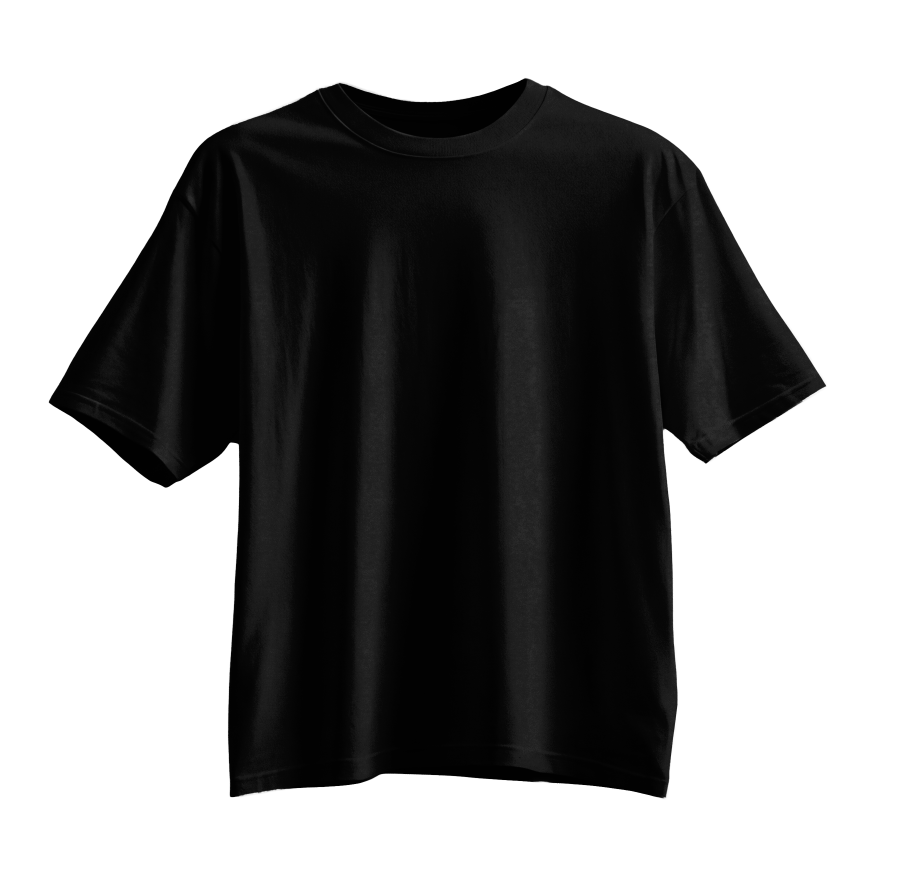
#> input picture templates/mockups/black_front.png, 2700 x 2643 px, found by its file name (shown at 1/3 size)
$ python generate_web_mockups.py
#> lines starting #> are read from the running program, lines starting #| are printed output that depends on the picture
import os
from PIL import Image

src_dir = r"c:\TSHIRTS\templates\mockups"
web_dir = r"c:\TSHIRTS\templates\mockups\web"
os.makedirs(web_dir, exist_ok=True)

for name in ["black_front.png", "white_front.png", "black_back.png", "white_back.png"]:
    src = os.path.join(src_dir, name)
    if os.path.exists(src):
        img = Image.open(src)
#> img is the input picture: PIL image 2700x2643 RGBA; mean R, G, B, A 144.1, 144.1, 144.1, 255
        # Resize to 900px wide for super fast responsive web preview
        w, h = img.size
#> w = 2700; h = 2643
        ratio = 900 / float(w)
#> ratio = 0.333
        new_size = (900, int(h * ratio))
#> new_size = (900, 881)
        resized = img.resize(new_size, Image.Resampling.LANCZOS)
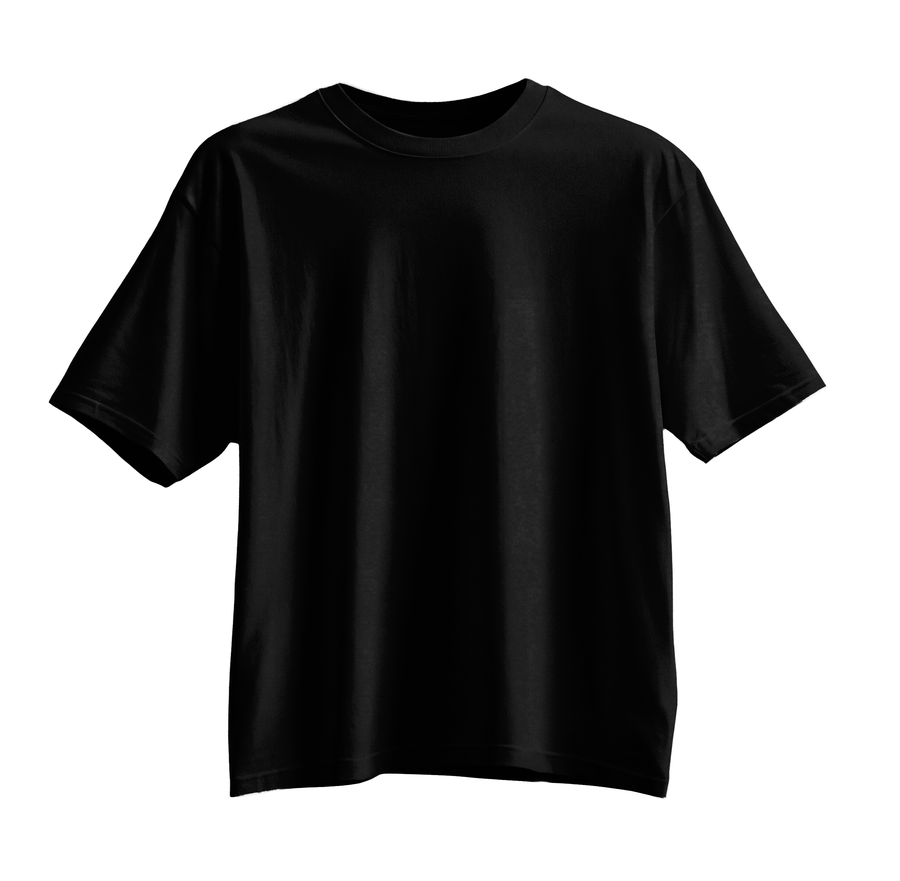
#> resized: PIL image 900x881 RGBA; mean R, G, B, A 144.1, 144.1, 144.1, 255
        out = os.path.join(web_dir, name)
        resized.save(out, optimize=True)
        print(f"Generated web mockup: {out} ({new_size})")
#| Generated web mockup: c:\TSHIRTS\templates\mockups\web/black_front.png ((900, 881))
#> pass 2 of the loop `for name in ["black_front.png", "white_front.png", "black_back.png", "..`:
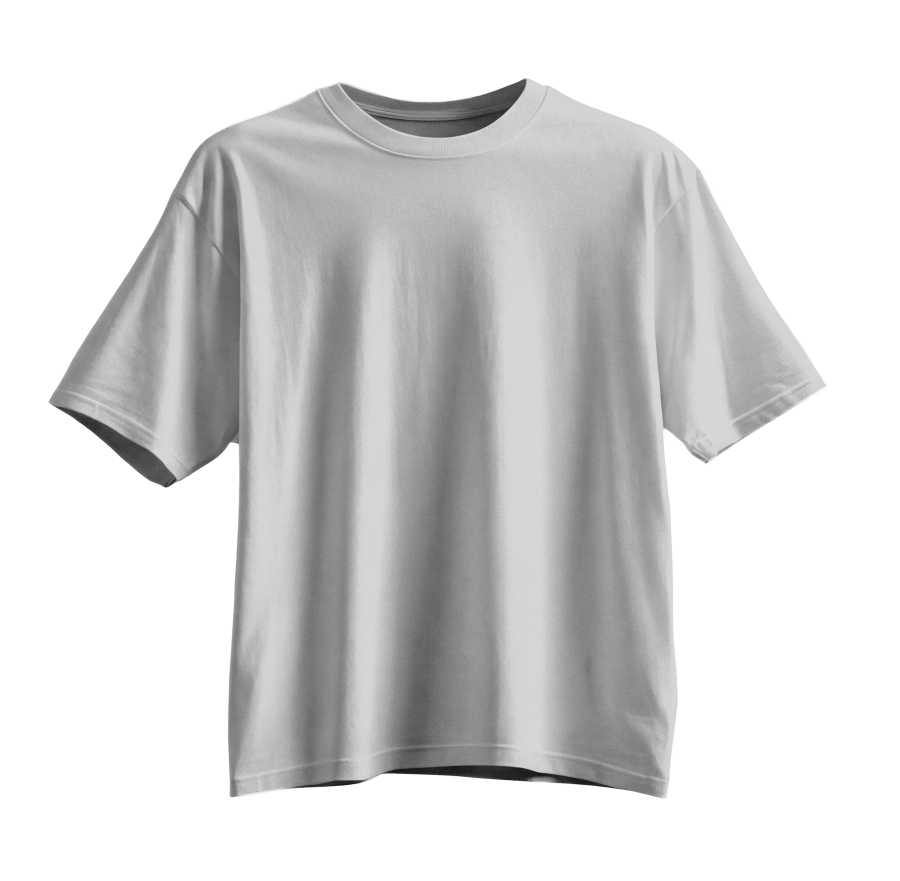
#> input picture templates/mockups/white_front.png, 2700 x 2643 px, found by its file name (shown at 1/3 size)
#> img is the input picture: PIL image 2700x2643 RGBA; mean R, G, B, A 215.8, 215.8, 215.8, 255
#> `resized = img.resize(new_size, Image.Resampling.LANCZOS)`:
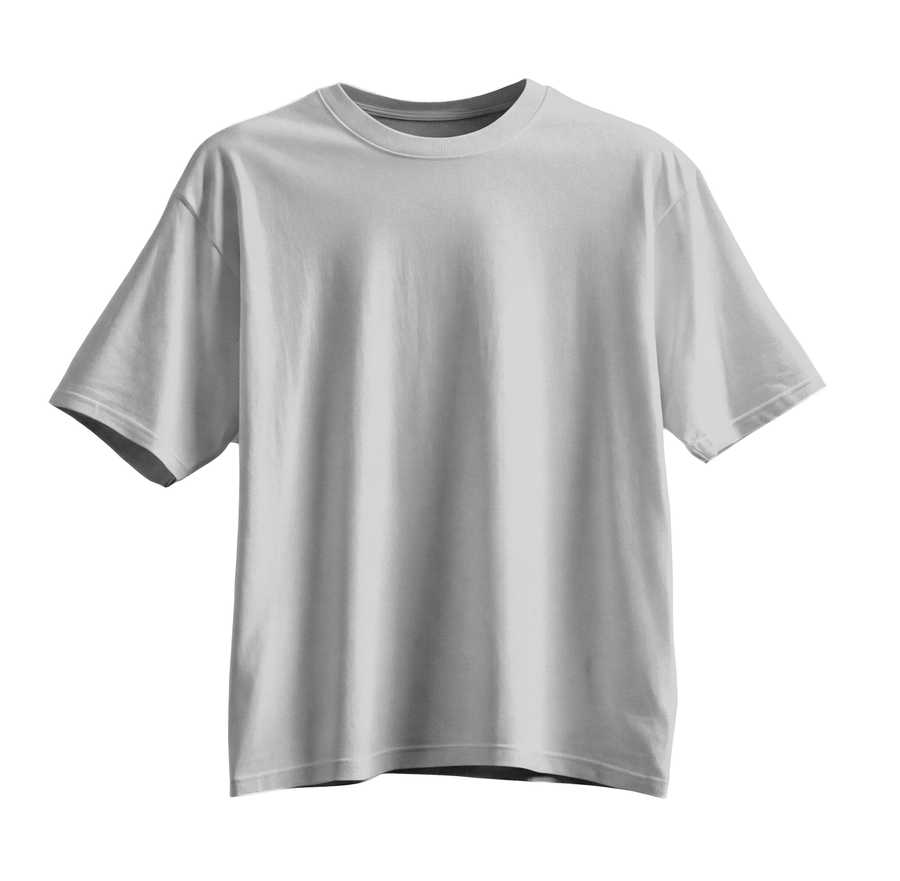
#> resized: PIL image 900x881 RGBA; mean R, G, B, A 215.7, 215.7, 215.7, 255
#| Generated web mockup: c:\TSHIRTS\templates\mockups\web/white_front.png ((900, 881))
#> pass 3 of the loop `for name in ["black_front.png", "white_front.png", "black_back.png", "..`:
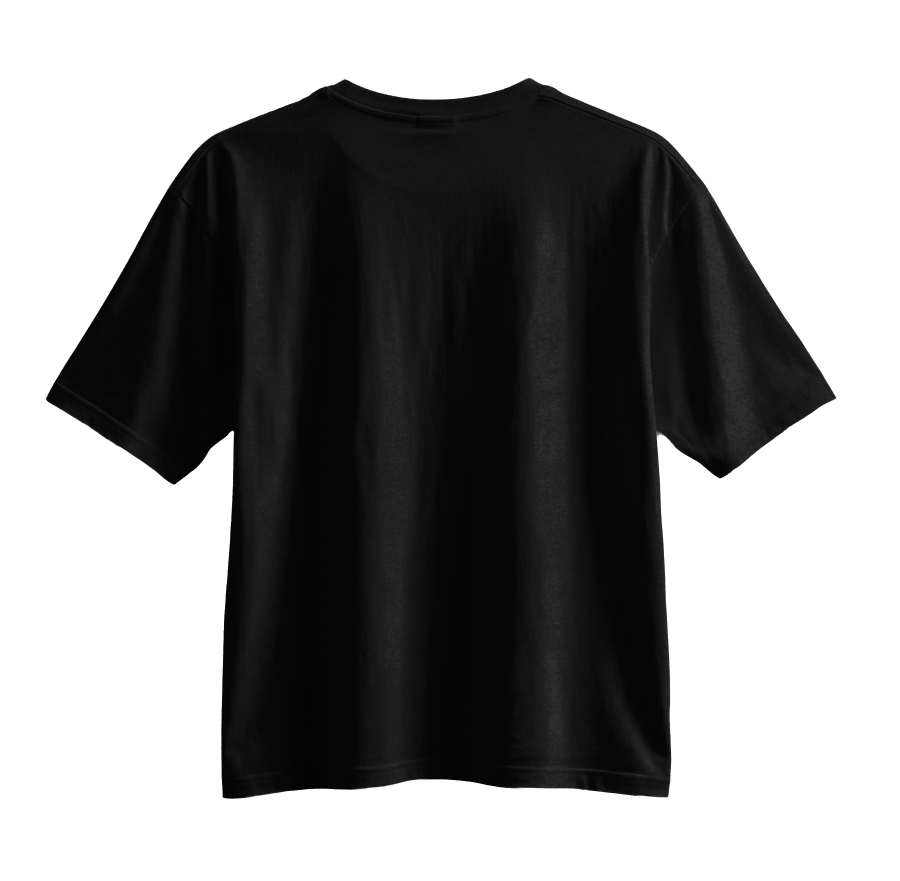
#> input picture templates/mockups/black_back.png, 2700 x 2643 px, found by its file name (shown at 1/3 size)
#> img is the input picture: PIL image 2700x2643 RGBA; mean R, G, B, A 143.9, 143.9, 143.9, 255
#> `resized = img.resize(new_size, Image.Resampling.LANCZOS)`:
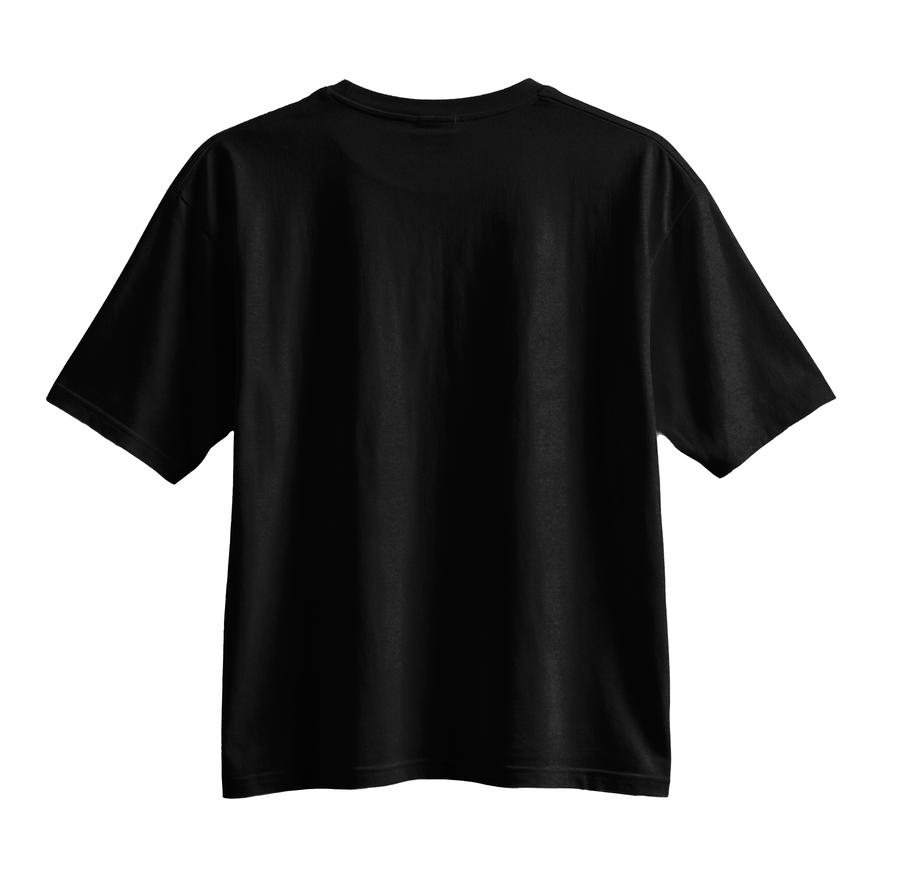
#> resized: PIL image 900x881 RGBA; mean R, G, B, A 143.9, 143.9, 143.9, 255
#| Generated web mockup: c:\TSHIRTS\templates\mockups\web/black_back.png ((900, 881))
#> the loop made 4 passes; the first 3 are shown

print("Web mockups generated successfully.")
